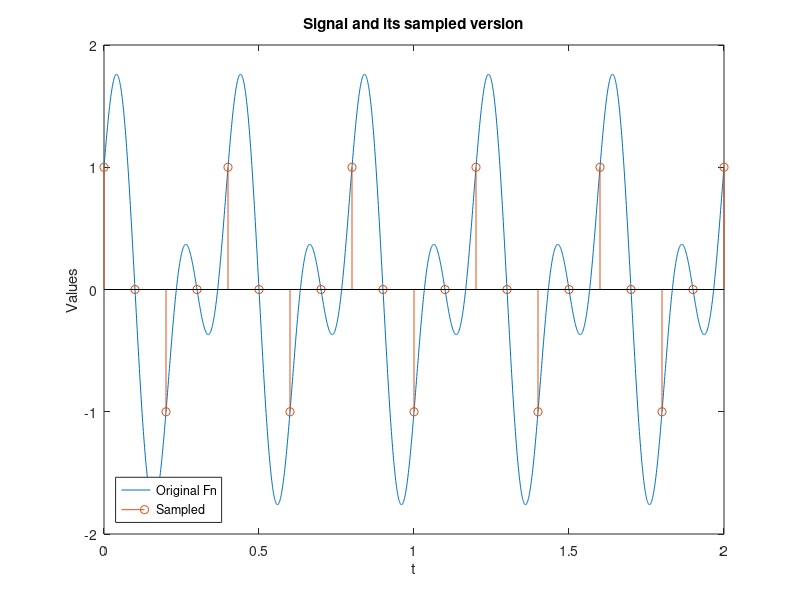

MATLAB code for this plot:
clearvars

t_fine = 0:0.001:2;
x = cos(5*pi*t_fine) + sin(10*pi*t_fine);
figure;
plot(t_fine, x);
hold on;
Ts = 0.1;
x_sampled = zeros(1, 21);
for k = 1:21
    x_sampled(k) = cos(5*pi*(k-1)*Ts) + sin(10*pi*(k-1)*Ts);
end
t_sampled = 0:Ts:2;

stem(t_sampled, x_sampled);
title("Signal and its sampled version");
xlabel("t");
ylabel("Values");
legend("Original Fn", "Sampled", "Location","southwest");
